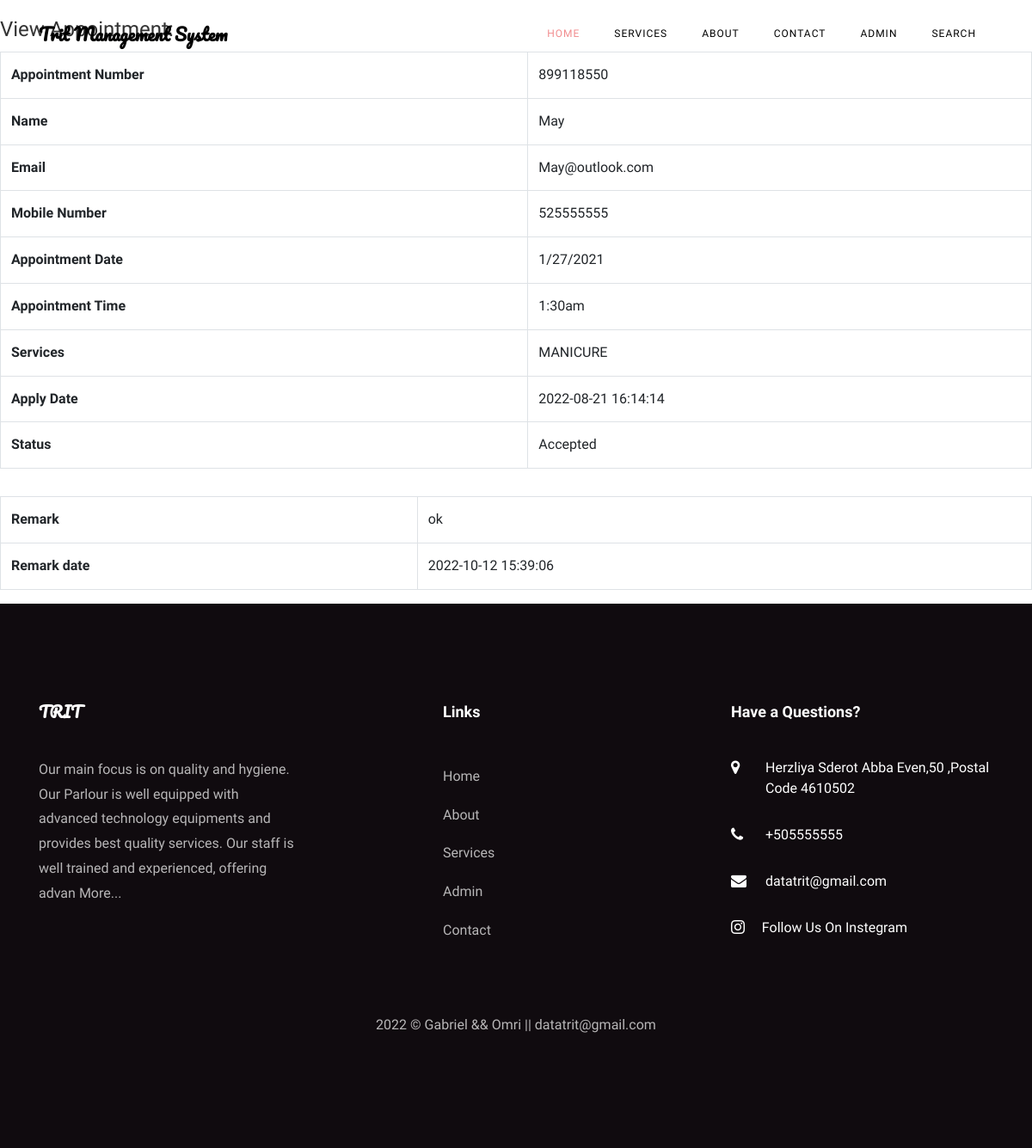
Screenshot of /view-appointment.php?viewid=5 (signed in) with the database file from the repository.
### tables this page shows
CREATE TABLE `tblappointment` (
  `ID` int(10) NOT NULL,
  `AptNumber` varchar(80) DEFAULT NULL,
  `Name` varchar(120) DEFAULT NULL,
  `Email` varchar(120) DEFAULT NULL,
  `PhoneNumber` bigint(11) DEFAULT NULL,
  `AptDate` varchar(120) DEFAULT NULL,
  `AptTime` varchar(120) DEFAULT NULL,
  `Services` varchar(120) DEFAULT NULL,
  `ApplyDate` timestamp NULL DEFAULT current_timestamp(),
  `Remark` varchar(250) NOT NULL,
  `Status` varchar(50) NOT NULL,
  `RemarkDate` timestamp NOT NULL DEFAULT '0000-00-00 00:00:00' ON UPDATE current_timestamp()
);

CREATE TABLE `tblpage` (
  `ID` int(10) NOT NULL,
  `PageType` varchar(200) DEFAULT NULL,
  `PageTitle` mediumtext DEFAULT NULL,
  `PageDescription` mediumtext DEFAULT NULL,
  `Email` varchar(200) DEFAULT NULL,
  `MobileNumber` bigint(10) DEFAULT NULL,
  `Instagram` varchar(200) DEFAULT NULL,
  `UpdationDate` date DEFAULT NULL,
  `Timing` varchar(200) NOT NULL,
  `Instegram` varchar(255) DEFAULT NULL
);

### view-appointment.php (the view, shortened to what this page needs)
<?php
include('includes/dbconnection.php');
    if (strlen($_SESSION['tritsaid']==0)) {
  header('location:logout.php');
  } else{
  ?>
<!DOCTYPE HTML>
<html>
<head>
    <link rel="stylesheet" href="css/open-iconic-bootstrap.min.css">
    <link rel="stylesheet" href="css/animate.css">
    <link rel="stylesheet" href="css/owl.carousel.min.css">
    <link rel="stylesheet" href="css/owl.theme.default.min.css">
    <link rel="stylesheet" href="css/magnific-popup.css">
    <link rel="stylesheet" href="css/aos.css">
    <link rel="stylesheet" href="css/ionicons.min.css">
    <link rel="stylesheet" href="css/bootstrap-datepicker.css">
    <link rel="stylesheet" href="css/jquery.timepicker.css">
    <link rel="stylesheet" href="css/flaticon.css">
    <link rel="stylesheet" href="css/icomoon.css">
    <link rel="stylesheet" href="css/style.css">
</head>
<body class="cbp-spmenu-push">
	<div class="main-content">
		 <?php include_once('includes/header.php');?>
		<div id="page-wrapper">
			<div class="main-page">
				<div class="tables">
					<div class="table-responsive bs-example widget-shadow">
						<h4>View Appointment:</h4>
						<?php
$cid=$_GET['viewid'];
$ret=mysqli_query($con,"select * from tblappointment where ID='$cid'");
while ($row=mysqli_fetch_array($ret)) {
?>
						<table class="table table-bordered">
							<tr>
    <th>Appointment Number</th>
    <td><?php  echo $row['AptNumber'];?></td>
  </tr>
  <tr>
<th>Name</th>
    <td><?php  echo $row['Name'];?></td>
  </tr>
<tr>
    <th>Email</th>
    <td><?php  echo $row['Email'];?></td>
  </tr>
   <tr>
    <th>Mobile Number</th>
    <td><?php  echo $row['PhoneNumber'];?></td>
  </tr>
   <tr>
    <th>Appointment Date</th>
    <td><?php  echo $row['AptDate'];?></td>
  </tr>
<tr>
    <th>Appointment Time</th>
    <td><?php  echo $row['AptTime'];?></td>
  </tr>
  <tr>
    <th>Services</th>
    <td><?php  echo $row['Services'];?></td>
  </tr>
  <tr>
    <th>Apply Date</th>
    <td><?php  echo $row['ApplyDate'];?></td>
  </tr>
<tr>
    <th>Status</th>
    <td> <?php
if($row['Status']=="1")
{
  echo "Accepted";
}
else if($row['Status']=="2")
{
  echo "Rejected";
  }
     ;?></td>
  </tr>
						</table>
							<?php if($row['Remark']==""){ ?>
<form name="submit" method="post" enctype="multipart/form-data">
<tr>
    <th>Remark :</th>
    <td>
    <textarea name="remark" placeholder="" rows="12" cols="14" class="form-control wd-450" required="true"></textarea></td>
   </tr>
  <tr>
    <th>Status :</th>
    <td>
   <select name="status" class="form-control wd-450" required="true" >
     <option value="1" selected="true">Selected</option>
     <option value="2">Rejected</option>
   </select></td>
  </tr>
  <tr align="center">
    <td colspan="2"><button type="submit" name="submit" class="btn btn-az-primary pd-x-20">Submit</button></td>
  </tr>
  </form>
<?php } else { ?>
						<table class="table table-bordered">
							<tr>
    <th>Remark</th>
    <td><?php echo $row['Remark']; ?></td>
  </tr>
<tr>
<th>Remark date</th>
<td><?php echo $row['RemarkDate']; ?>  </td></tr>
						</table>
						<?php } ?>
						<?php } ?>
					</div>
				</div>
			</div>
		</div>
     <?php include_once('includes/footer.php');?>
	</div>
</body>
</html>
<?php }  ?>

### includes/footer.php (shortened to what this page needs)
 <?php
include('includes/dbconnection.php');
?>
<link rel="stylesheet" href="https://cdn.jsdelivr.net/npm/bootstrap-icons@1.7.2/font/bootstrap-icons.css">
 <footer class="ftco-footer ftco-section">
      <div class="container">
        <div class="row mb-5">
          <div class="col-md">
            <div class="ftco-footer-widget mb-4">
              <h2 class="ftco-heading-2 logo">TRIT</h2>
              <?php
$ret=mysqli_query($con,"select * from tblpage where PageType='aboutus' ");
while ($row=mysqli_fetch_array($ret)) {
?>
              <p><?php  echo substr($row['PageDescription'],0,200);?> <a href="about.php">More...</a></p><?php } ?>
            </div>
          </div>
          <div class="col-md" style="padding-left: 150px">
             <div class="ftco-footer-widget mb-4">
              <h2 class="ftco-heading-2">Links</h2>
              <ul class="list-unstyled">
                <li><a href="index.php" class="py-2 d-block">Home</a></li>
                <li><a href="about.php" class="py-2 d-block">About</a></li>
                <li><a href="services.php" class="py-2 d-block">Services</a></li>
                <li><a href="admin/index.php" class="py-2 d-block">Admin</a></li>
                <li><a href="contact.php" class="py-2 d-block">Contact</a></li>
              </ul>
            </div>
          </div>
          <div class="col-md">
            <div class="ftco-footer-widget mb-4">
            	<h2 class="ftco-heading-2">Have a Questions?</h2>
            	<div class="block-23 mb-3">
                <?php
$ret=mysqli_query($con,"select * from tblpage where PageType='contactus' ");
while ($row=mysqli_fetch_array($ret)) {
?>
	              <ul>
	                <li><a href="https://www.google.com/maps/place/%D7%A9%D7%93%D7%A8%D7%95%D7%AA+%D7%90%D7%91%D7%90+%D7%90%D7%91%D7%9F+50,+%D7%94%D7%A8%D7%A6%D7%9C%D7%99%D7%94%E2%80%AD/@32.1638749,34.8054279,17z/data=!3m1!4b1!4m5!3m4!1s0x151d48932cc80fbf:0xb4a9c71c118e7f48!8m2!3d32.1638749!4d34.8032392?hl=iw"><span class="icon icon-map-marker"></span><span class="text"><?php  echo $row['PageDescription'];?></span></a></li>
	                <li><a href="contact.php"><span class="icon icon-phone"></span><span class="text">+<?php  echo $row['MobileNumber'];?></span></a></li>
	                <li><a href="https://mail.google.com/"><span class="icon icon-envelope"></span><span class="text"><?php  echo $row['Email'];?></span></a></li>
                  <li><a href="<?php echo $row['Instegram'] ?>"><span class="bi bi-instagram"></span>
                                                                <span class="text">&nbsp&nbsp&nbsp&nbsp Follow Us On Instegram</span></a></li>
	              </ul>
	            </div>
               <?php } ?>
            </div>
          </div>
        </div>
        <div class="row">
          <div class="col-md-12 text-center">
            <p>
  2022 &copy; Gabriel && Omri || datatrit@gmail.com  </p>
          </div>
        </div>
      </div>
    </footer>

### css/icomoon.css (style rules this page uses)
[class^="icon-"], [class*=" icon-"] { font-family: 'icomoon' !important; speak: none; font-style: normal; font-weight: normal; font-variant: normal; text-transform: none; line-height: 1; -webkit-font-smoothing: antialiased; -moz-osx-font-smoothing: grayscale; }
.icon-map-marker:before { content: "\f041"; }
.icon-phone:before { content: "\f095"; }
.icon-envelope:before { content: "\f0e0"; }

### rows the page displays
tblappointment: AptNumber "899118550", Name "May", Email "May@outlook.com", PhoneNumber "525555555", AptDate "1/27/2021", AptTime "1:30am", Services "MANICURE", ApplyDate "2022-08-21 16:14:14", Status "Accepted", Remark "ok", RemarkDate "2022-10-12 15:39:06"
tblpage: PageDescription "Our main focus is on quality and hygiene. Our Parlour is well equipped with advanced technology equipments and provides best quality services. Our staff is well trained and experienced, offering advan"
tblpage: PageDescription "Herzliya Sderot Abba Even,50 ,Postal Code 4610502", MobileNumber "505555555", Email "datatrit@gmail.com"
